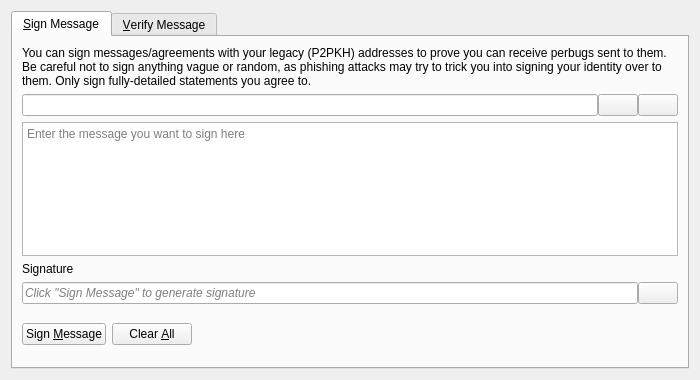
<?xml version="1.0" encoding="UTF-8"?>
<ui version="4.0">
 <class>SignVerifyMessageDialog</class>
 <widget class="QDialog" name="SignVerifyMessageDialog">
  <property name="geometry">
   <rect>
    <x>0</x>
    <y>0</y>
    <width>700</width>
    <height>380</height>
   </rect>
  </property>
  <property name="windowTitle">
   <string>Signatures - Sign / Verify a Message</string>
  </property>
  <property name="modal">
   <bool>true</bool>
  </property>
  <layout class="QVBoxLayout" name="verticalLayout">
   <item>
    <widget class="QTabWidget" name="tabWidget">
     <property name="currentIndex">
      <number>0</number>
     </property>
     <widget class="QWidget" name="tabSignMessage">
      <attribute name="title">
       <string>&amp;Sign Message</string>
      </attribute>
      <layout class="QVBoxLayout" name="verticalLayout_SM">
       <item>
        <widget class="QLabel" name="infoLabel_SM">
         <property name="text">
          <string>You can sign messages/agreements with your legacy (P2PKH) addresses to prove you can receive perbugs sent to them. Be careful not to sign anything vague or random, as phishing attacks may try to trick you into signing your identity over to them. Only sign fully-detailed statements you agree to.</string>
         </property>
         <property name="textFormat">
          <enum>Qt::PlainText</enum>
         </property>
         <property name="wordWrap">
          <bool>true</bool>
         </property>
        </widget>
       </item>
       <item>
        <layout class="QHBoxLayout" name="horizontalLayout_1_SM">
         <property name="spacing">
          <number>0</number>
         </property>
         <item>
          <widget class="QValidatedLineEdit" name="addressIn_SM">
           <property name="toolTip">
            <string>The Perbug address to sign the message with</string>
           </property>
          </widget>
         </item>
         <item>
          <widget class="QPushButton" name="addressBookButton_SM">
           <property name="toolTip">
            <string>Choose previously used address</string>
           </property>
           <property name="text">
            <string/>
           </property>
           <property name="icon">
            <iconset resource="../perbug.qrc">
             <normaloff>:/icons/address-book</normaloff>:/icons/address-book</iconset>
           </property>
           <property name="shortcut">
            <string>Alt+A</string>
           </property>
           <property name="autoDefault">
            <bool>false</bool>
           </property>
          </widget>
         </item>
         <item>
          <widget class="QPushButton" name="pasteButton_SM">
           <property name="toolTip">
            <string>Paste address from clipboard</string>
           </property>
           <property name="text">
            <string/>
           </property>
           <property name="icon">
            <iconset resource="../perbug.qrc">
             <normaloff>:/icons/editpaste</normaloff>:/icons/editpaste</iconset>
           </property>
           <property name="shortcut">
            <string>Alt+P</string>
           </property>
           <property name="autoDefault">
            <bool>false</bool>
           </property>
          </widget>
         </item>
        </layout>
       </item>
       <item>
        <widget class="QPlainTextEdit" name="messageIn_SM">
         <property name="toolTip">
          <string>Enter the message you want to sign here</string>
         </property>
         <property name="placeholderText">
          <string>Enter the message you want to sign here</string>
         </property>
        </widget>
       </item>
       <item>
        <widget class="QLabel" name="signatureLabel_SM">
         <property name="text">
          <string>Signature</string>
         </property>
         <property name="textFormat">
          <enum>Qt::PlainText</enum>
         </property>
        </widget>
       </item>
       <item>
        <layout class="QHBoxLayout" name="horizontalLayout_2_SM">
         <property name="spacing">
          <number>0</number>
         </property>
         <item>
          <widget class="QLineEdit" name="signatureOut_SM">
           <property name="placeholderText">
            <string>Click "Sign Message" to generate signature</string>
           </property>
           <property name="font">
            <font>
             <italic>true</italic>
            </font>
           </property>
           <property name="readOnly">
            <bool>true</bool>
           </property>
          </widget>
         </item>
         <item>
          <widget class="QPushButton" name="copySignatureButton_SM">
           <property name="toolTip">
            <string>Copy the current signature to the clipboard</string>
           </property>
           <property name="text">
            <string/>
           </property>
           <property name="icon">
            <iconset resource="../perbug.qrc">
             <normaloff>:/icons/editcopy</normaloff>:/icons/editcopy</iconset>
           </property>
           <property name="autoDefault">
            <bool>false</bool>
           </property>
          </widget>
         </item>
        </layout>
       </item>
       <item>
        <layout class="QHBoxLayout" name="horizontalLayout_3_SM">
         <item>
          <widget class="QPushButton" name="signMessageButton_SM">
           <property name="toolTip">
            <string>Sign the message to prove you own this Perbug address</string>
           </property>
           <property name="text">
            <string>Sign &amp;Message</string>
           </property>
           <property name="icon">
            <iconset resource="../perbug.qrc">
             <normaloff>:/icons/edit</normaloff>:/icons/edit</iconset>
           </property>
           <property name="autoDefault">
            <bool>false</bool>
           </property>
          </widget>
         </item>
         <item>
          <widget class="QPushButton" name="clearButton_SM">
           <property name="toolTip">
            <string>Reset all sign message fields</string>
           </property>
           <property name="text">
            <string>Clear &amp;All</string>
           </property>
           <property name="icon">
            <iconset resource="../perbug.qrc">
             <normaloff>:/icons/remove</normaloff>:/icons/remove</iconset>
           </property>
           <property name="autoDefault">
            <bool>false</bool>
           </property>
          </widget>
         </item>
         <item>
          <spacer name="horizontalSpacer_1_SM">
           <property name="orientation">
            <enum>Qt::Horizontal</enum>
           </property>
           <property name="sizeHint" stdset="0">
            <size>
             <width>40</width>
             <height>48</height>
            </size>
           </property>
          </spacer>
         </item>
         <item>
          <widget class="QLabel" name="statusLabel_SM">
           <property name="font">
            <font>
             <weight>75</weight>
             <bold>true</bold>
            </font>
           </property>
           <property name="text">
            <string/>
           </property>
           <property name="wordWrap">
            <bool>true</bool>
           </property>
          </widget>
         </item>
         <item>
          <spacer name="horizontalSpacer_2_SM">
           <property name="orientation">
            <enum>Qt::Horizontal</enum>
           </property>
           <property name="sizeHint" stdset="0">
            <size>
             <width>40</width>
             <height>48</height>
            </size>
           </property>
          </spacer>
         </item>
        </layout>
       </item>
      </layout>
     </widget>
     <widget class="QWidget" name="tabVerifyMessage">
      <attribute name="title">
       <string>&amp;Verify Message</string>
      </attribute>
      <layout class="QVBoxLayout" name="verticalLayout_VM">
       <item>
        <widget class="QLabel" name="infoLabel_VM">
         <property name="text">
          <string>Enter the receiver's address, message (ensure you copy line breaks, spaces, tabs, etc. exactly) and signature below to verify the message. Be careful not to read more into the signature than what is in the signed message itself, to avoid being tricked by a man-in-the-middle attack. Note that this only proves the signing party receives with the address, it cannot prove sendership of any transaction!</string>
         </property>
         <property name="textFormat">
          <enum>Qt::PlainText</enum>
         </property>
         <property name="alignment">
          <set>Qt::AlignLeading|Qt::AlignLeft|Qt::AlignTop</set>
         </property>
         <property name="wordWrap">
          <bool>true</bool>
         </property>
        </widget>
       </item>
       <item>
        <layout class="QHBoxLayout" name="horizontalLayout_1_VM">
         <property name="spacing">
          <number>0</number>
         </property>
         <item>
          <widget class="QValidatedLineEdit" name="addressIn_VM">
           <property name="toolTip">
            <string>The Perbug address the message was signed with</string>
           </property>
          </widget>
         </item>
         <item>
          <widget class="QPushButton" name="addressBookButton_VM">
           <property name="toolTip">
            <string>Choose previously used address</string>
           </property>
           <property name="text">
            <string/>
           </property>
           <property name="icon">
            <iconset resource="../perbug.qrc">
             <normaloff>:/icons/address-book</normaloff>:/icons/address-book</iconset>
           </property>
           <property name="shortcut">
            <string>Alt+A</string>
           </property>
           <property name="autoDefault">
            <bool>false</bool>
           </property>
          </widget>
         </item>
        </layout>
       </item>
       <item>
        <widget class="QPlainTextEdit" name="messageIn_VM">
          <property name="toolTip">
            <string>The signed message to verify</string>
          </property>
          <property name="placeholderText">
            <string>The signed message to verify</string>
          </property>
        </widget>
       </item>
       <item>
        <widget class="QValidatedLineEdit" name="signatureIn_VM">
          <property name="toolTip">
            <string>The signature given when the message was signed</string>
          </property>
          <property name="placeholderText">
            <string>The signature given when the message was signed</string>
          </property>
        </widget>
       </item>
       <item>
        <layout class="QHBoxLayout" name="horizontalLayout_2_VM">
         <item>
          <widget class="QPushButton" name="verifyMessageButton_VM">
           <property name="toolTip">
            <string>Verify the message to ensure it was signed with the specified Perbug address</string>
           </property>
           <property name="text">
            <string>Verify &amp;Message</string>
           </property>
           <property name="icon">
            <iconset resource="../perbug.qrc">
             <normaloff>:/icons/transaction_0</normaloff>:/icons/transaction_0</iconset>
           </property>
           <property name="autoDefault">
            <bool>false</bool>
           </property>
          </widget>
         </item>
         <item>
          <widget class="QPushButton" name="clearButton_VM">
           <property name="toolTip">
            <string>Reset all verify message fields</string>
           </property>
           <property name="text">
            <string>Clear &amp;All</string>
           </property>
           <property name="icon">
            <iconset resource="../perbug.qrc">
             <normaloff>:/icons/remove</normaloff>:/icons/remove</iconset>
           </property>
           <property name="autoDefault">
            <bool>false</bool>
           </property>
          </widget>
         </item>
         <item>
          <spacer name="horizontalSpacer_1_VM">
           <property name="orientation">
            <enum>Qt::Horizontal</enum>
           </property>
           <property name="sizeHint" stdset="0">
            <size>
             <width>40</width>
             <height>48</height>
            </size>
           </property>
          </spacer>
         </item>
         <item>
          <widget class="QLabel" name="statusLabel_VM">
           <property name="font">
            <font>
             <weight>75</weight>
             <bold>true</bold>
            </font>
           </property>
           <property name="text">
            <string/>
           </property>
           <property name="wordWrap">
            <bool>true</bool>
           </property>
          </widget>
         </item>
         <item>
          <spacer name="horizontalSpacer_2_VM">
           <property name="orientation">
            <enum>Qt::Horizontal</enum>
           </property>
           <property name="sizeHint" stdset="0">
            <size>
             <width>40</width>
             <height>48</height>
            </size>
           </property>
          </spacer>
         </item>
        </layout>
       </item>
      </layout>
     </widget>
    </widget>
   </item>
  </layout>
 </widget>
 <customwidgets>
  <customwidget>
   <class>QValidatedLineEdit</class>
   <extends>QLineEdit</extends>
   <header>qt/qvalidatedlineedit.h</header>
  </customwidget>
 </customwidgets>
 <resources>
  <include location="../perbug.qrc"/>
 </resources>
 <connections/>
</ui>
